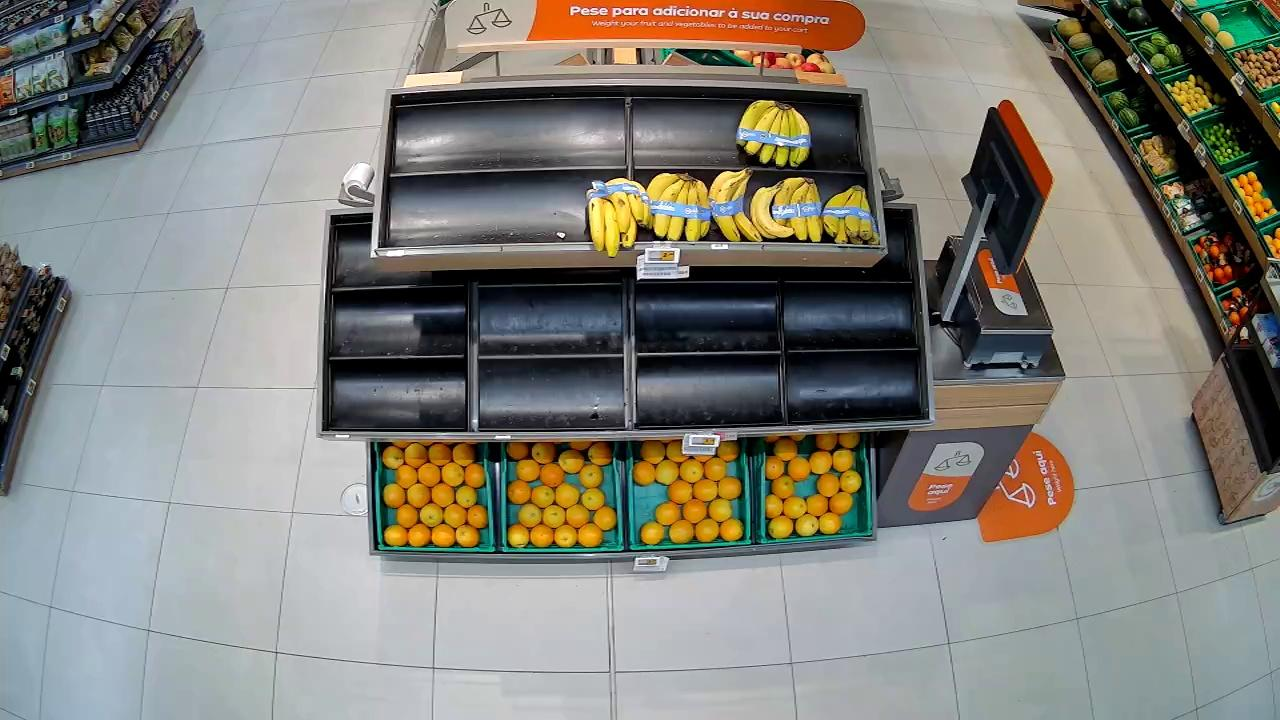
#> input picture data/Frutas e Legumes (train & test)/6215/1751001268.jpg, 1280 x 720 px
$ python -i coverage.py   (imports and definitions only)   (older library calls are emulated)
#> lines starting #> are read from the running program, lines starting #| are printed output that depends on the picture
### pipeline/pixel/features.py
"""Owner B. Cheap pixel features per crop. Reads crops_index.json, writes features.json."""
import argparse
import json
from pathlib import Path

import cv2
import numpy as np

from pipeline.common.config import CROPS_INDEX, FEATURES, LABELS, OUT
from pipeline.common.parallel import tmap

_RUN_FRAMES = OUT / "run_frames.json"
_HSV_BINS = 32


def _load_image(path: str | Path) -> tuple[np.ndarray, np.ndarray] | None:
    """RGB crop and boolean validity mask (warp alpha > 0; all True for a plain BGR file)."""
    img = cv2.imread(str(path), cv2.IMREAD_UNCHANGED)
#> img is the input picture: shape (720, 1280, 3); mean B, G, R 121.4, 128.5, 129.7
    if img is None:
        return None
    mask = img[:, :, 3] > 0 if img.ndim == 3 and img.shape[2] == 4 else np.ones(img.shape[:2], dtype=bool)
#> mask: shape (720, 1280) bool; every value is 1
    bgr = img[:, :, :3] if img.ndim == 3 else cv2.cvtColor(img, cv2.COLOR_GRAY2BGR)
    return cv2.cvtColor(bgr, cv2.COLOR_BGR2RGB), mask


# [126 lines left out: functions _hsv_hist, _chi2_dist, area_features, run, not called in this run]


# [13 lines that do not run on import are left out]

### pipeline/pixel/coverage.py
"""Owner B (experiment, after competition). Produce-vs-fixture coverage of a warp crop, an extra input of the `gb` stock
model. The mentors define stock by covered share (empty 0-10%, half 10-50%, full > 50%), so measure it directly.

The crop is split into 16x16 cells. A cell classifier is trained by weak supervision: every cell of a crop labelled
empty counts as fixture, every cell of a crop labelled full as produce (half crops are skipped, their cells are mixed).
Cell features are colour, texture and the same values relative to that cell's median over all frames of the area
(label-free). Never trained on the frame it scores (CLAUDE.md rule 6): `causal` uses only labels of earlier frames,
otherwise a frame-grouped fold model scores the labelled frames and a model on every label scores the rest.
"""
import cv2
import numpy as np
from sklearn.ensemble import HistGradientBoostingClassifier

from pipeline.common.parallel import tmap
from pipeline.pixel.features import _load_image
from pipeline.pixel.neighbours import _level, _ts

CELL = 16  # px, on the 256x256 warp: 16 x 16 = 256 cells
MIN_CELLS = 2000  # no model below this many training cells of each class
MAX_CELLS = 40000  # training cells per class, sampled
FOLDS = 5
N_OUT = 6  # mean p, share of cells with p > 0.5, mean p of 4 row bands (front to back of the tray)


def cell_feats(path: str) -> tuple[np.ndarray, np.ndarray] | None:
    """(cells x 9 features, valid mask) of a warp crop: Lab mean, Lab std, saturation, edge density, Laplacian energy."""
    loaded = _load_image(path) if path else None
    if not loaded:
        return None
    rgb, mask = loaded
    lab = cv2.cvtColor(rgb, cv2.COLOR_RGB2LAB).astype(np.float32) / 255
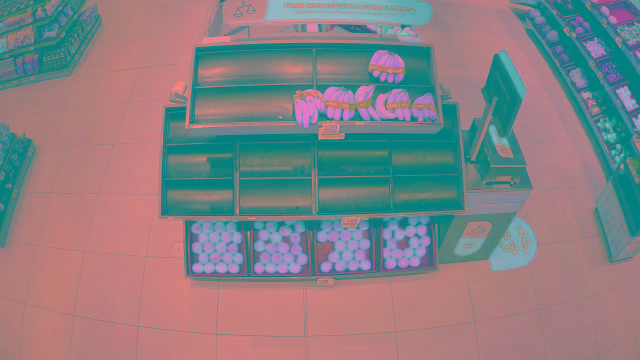
#> lab: shape (720, 1280, 3) float32 (shown at 1/2 size); mean R, G, B 0.53, 0.504, 0.518
    gray = cv2.cvtColor(rgb, cv2.COLOR_RGB2GRAY)
    sat = cv2.cvtColor(rgb, cv2.COLOR_RGB2HSV)[:, :, 1].astype(np.float32) / 255
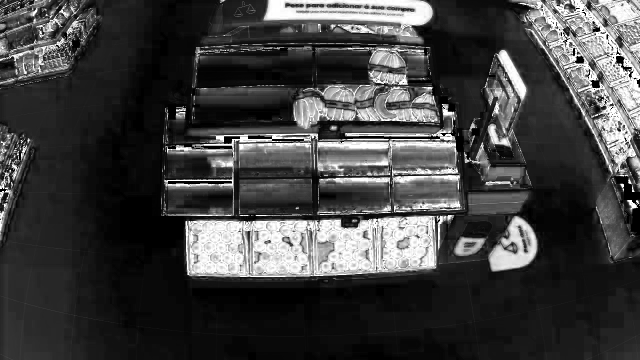
#> sat: shape (720, 1280) float32 (shown at 1/2 size); min 0, max 1, mean 0.252
    edge = (cv2.Canny(gray, 50, 150) > 0).astype(np.float32)
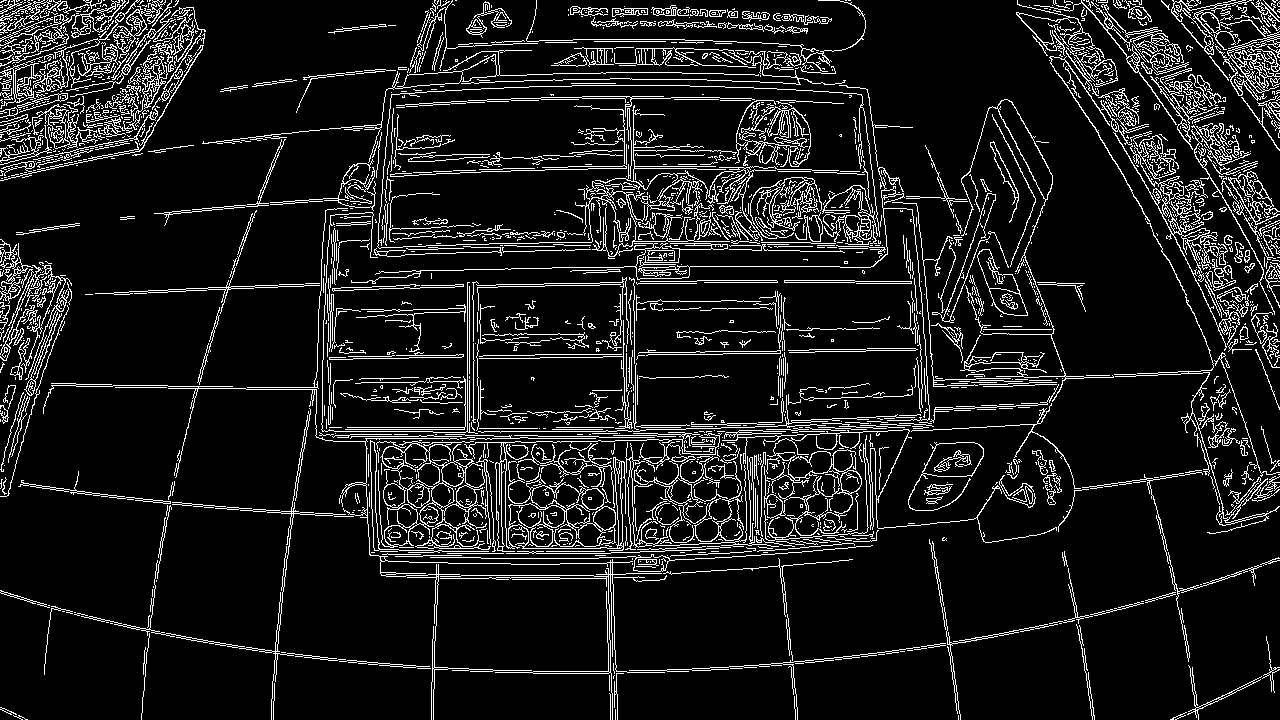
#> edge: shape (720, 1280) float32; values 0 (black) and 1 (white), 10.3% white in thin lines or dots
    lap = np.abs(cv2.Laplacian(gray.astype(np.float32), cv2.CV_32F)) / 64
    n = rgb.shape[0] // CELL

    def blocks(a: np.ndarray) -> np.ndarray:  # (H, W[, C]) -> (cells, CELL*CELL[, C])
        a = a[:n * CELL, :n * CELL]
        return a.reshape(n, CELL, n, CELL, *a.shape[2:]).swapaxes(1, 2).reshape(n * n, CELL * CELL, *a.shape[2:])

    lb = blocks(lab)
    f = np.concatenate([lb.mean(1), lb.std(1), blocks(sat).mean(1)[:, None], blocks(edge).mean(1)[:, None],
                        blocks(lap).mean(1)[:, None]], axis=1)
#> in blocks (call 2), `a = a[:n * CELL, :n * CELL]`:
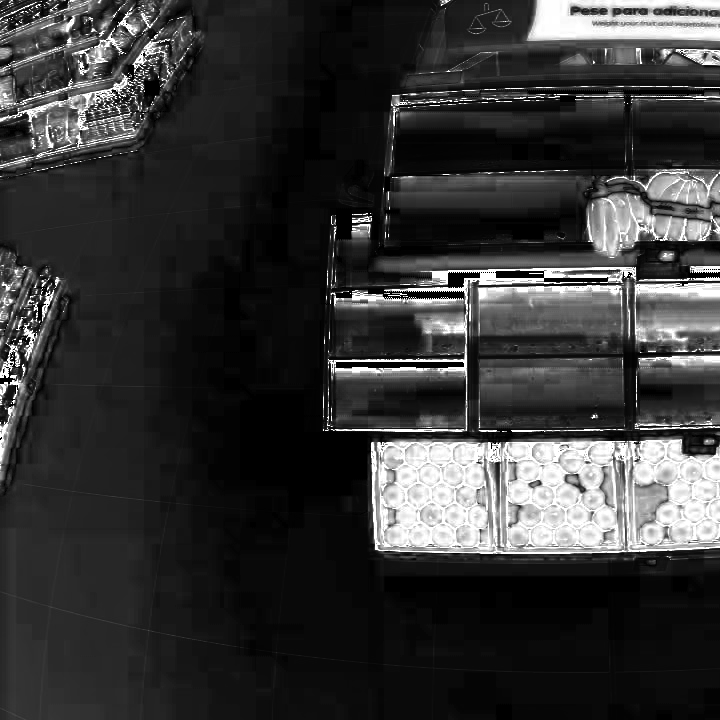
#> a: shape (720, 720) float32; min 0, max 1, mean 0.21
#> in blocks (call 3), `return a.reshape(n, CELL, n, CELL, *a.shape[2:]).swapaxes(1, 2).reshap..`:
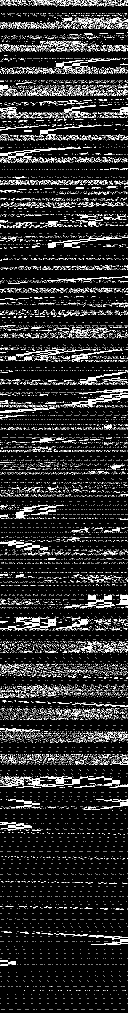
#> returned value: shape (2025, 256) float32 (shown at 1/2 size); values 0 (black) and 1 (white), 10.3% white in thin lines or dots
#> in blocks (call 4), `a = a[:n * CELL, :n * CELL]`:
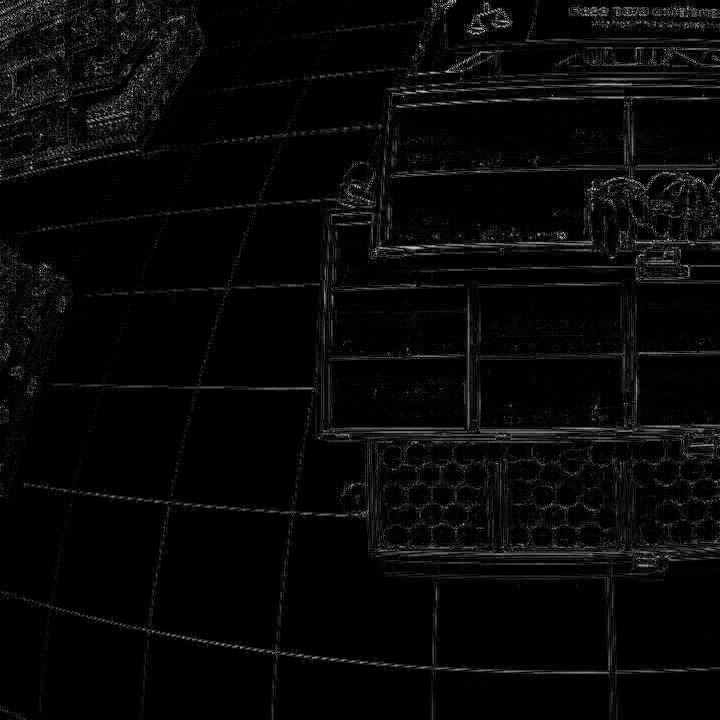
#> a: shape (720, 720) float32; min 0, max 7.47, mean 0.245; drawn with min black and max white
#> in blocks (call 4), `return a.reshape(n, CELL, n, CELL, *a.shape[2:]).swapaxes(1, 2).reshap..`:
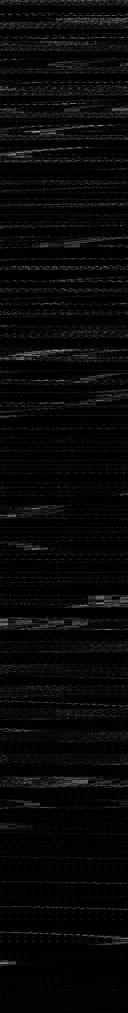
#> returned value: shape (2025, 256) float32 (shown at 1/2 size); min 0, max 7.47, mean 0.245; drawn with min black and max white
    return f, blocks(mask.astype(np.float32)).mean(1) > 0.5


# [58 lines left out: functions _summary, coverage, not called in this run]


# [5 lines not run here, left out]

>>> result = cell_feats('../../data/Frutas e Legumes (train & test)/6215/1751001268.jpg')

$ run again, on data/Frutas e Legumes (train & test)/6215/1751009590.jpg
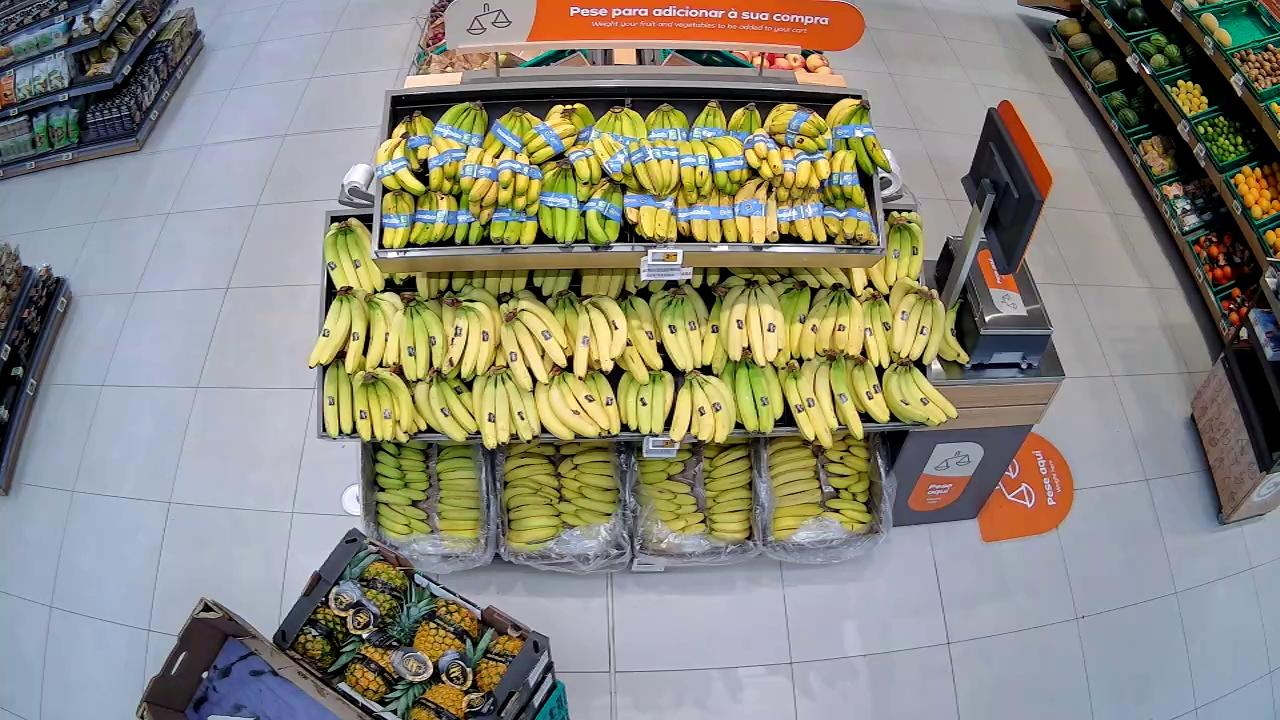
#> input picture data/Frutas e Legumes (train & test)/6215/1751009590.jpg, 1280 x 720 px
#> in _load_image, img is the input picture: shape (720, 1280, 3); mean B, G, R 125.5, 136.4, 138.4
#> mask: shape (720, 1280) bool; every value is 1
#> in cell_feats, `edge = (cv2.Canny(gray, 50, 150) > 0).astype(np.float32)`:
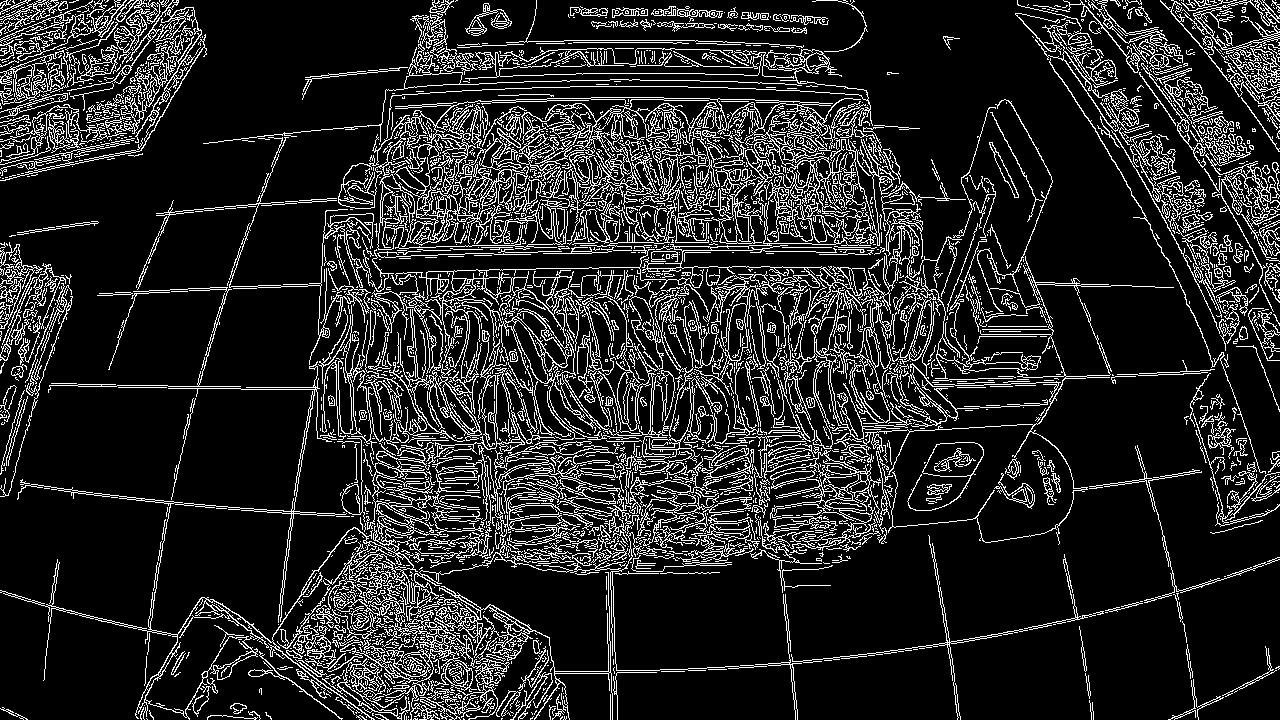
#> edge: shape (720, 1280) float32; values 0 (black) and 1 (white), 14.7% white in thin lines or dots
#> a: shape (720, 720) float32
#> a: shape (720, 720) float32; values 0 (black) and 1 (white), 16.3% white in thin lines or dots
#> in blocks (call 4), `return a.reshape(n, CELL, n, CELL, *a.shape[2:]).swapaxes(1, 2).reshap..`:
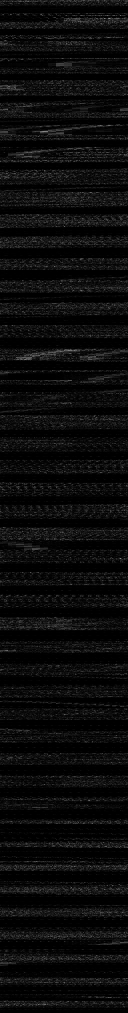
#> returned value: shape (2025, 256) float32 (shown at 1/2 size); min 0, max 8.56, mean 0.397; drawn with min black and max white
#> a: shape (720, 720) float32; every value is 1

$ run again, on data/Frutas e Legumes (train & test)/6215/1751013250.jpg
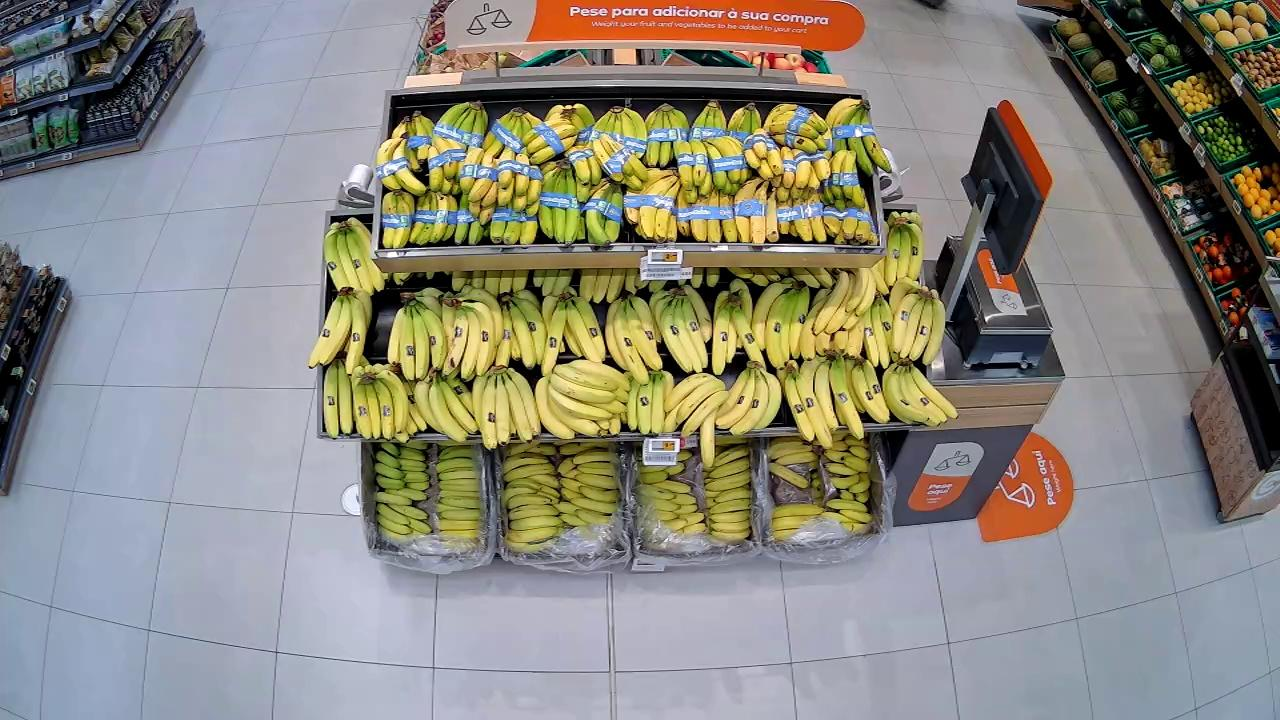
#> input picture data/Frutas e Legumes (train & test)/6215/1751013250.jpg, 1280 x 720 px
#> in _load_image, img is the input picture: shape (720, 1280, 3); mean B, G, R 127, 136.3, 138.4
#> mask: shape (720, 1280) bool; every value is 1
#> in cell_feats, `edge = (cv2.Canny(gray, 50, 150) > 0).astype(np.float32)`:
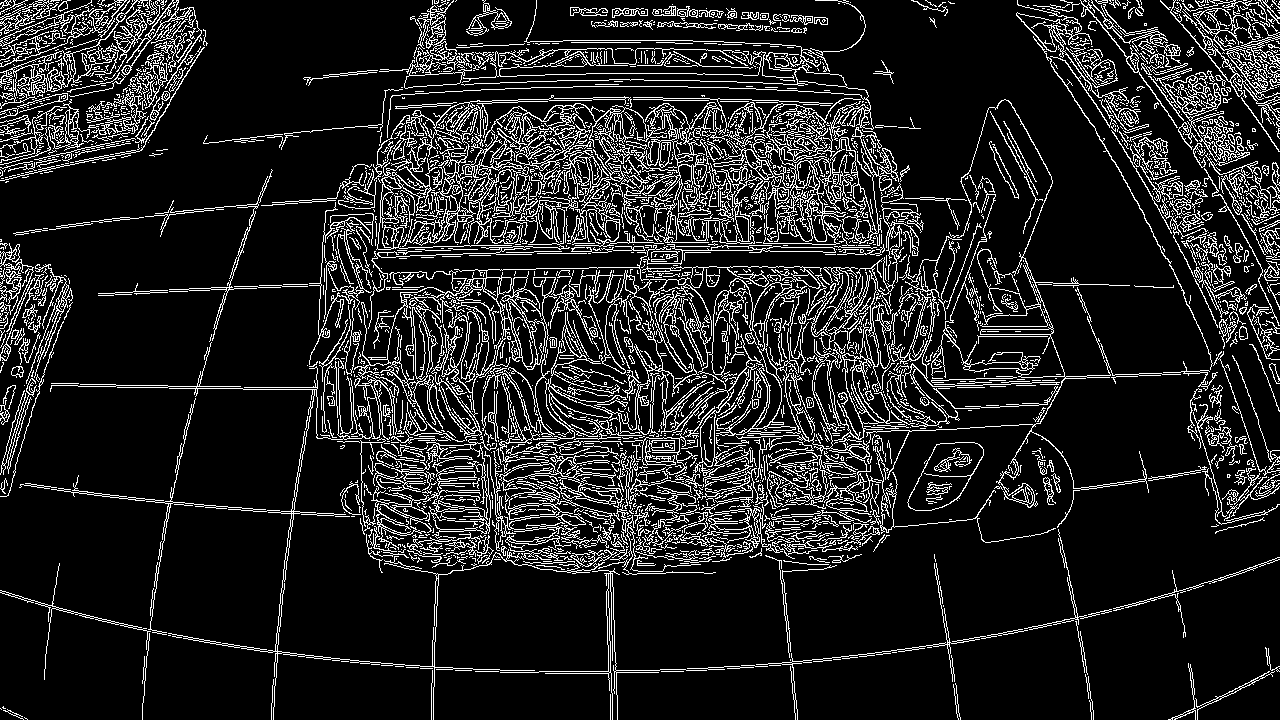
#> edge: shape (720, 1280) float32; values 0 (black) and 1 (white), 13.4% white in thin lines or dots
#> a: shape (720, 720) float32
#> a: shape (720, 720) float32; values 0 (black) and 1 (white), 13.7% white in thin lines or dots
#> in blocks (call 4), `return a.reshape(n, CELL, n, CELL, *a.shape[2:]).swapaxes(1, 2).reshap..`:
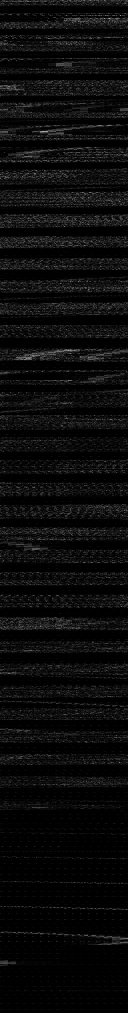
#> returned value: shape (2025, 256) float32 (shown at 1/2 size); min 0, max 7.11, mean 0.328; drawn with min black and max white
#> a: shape (720, 720) float32; every value is 1
